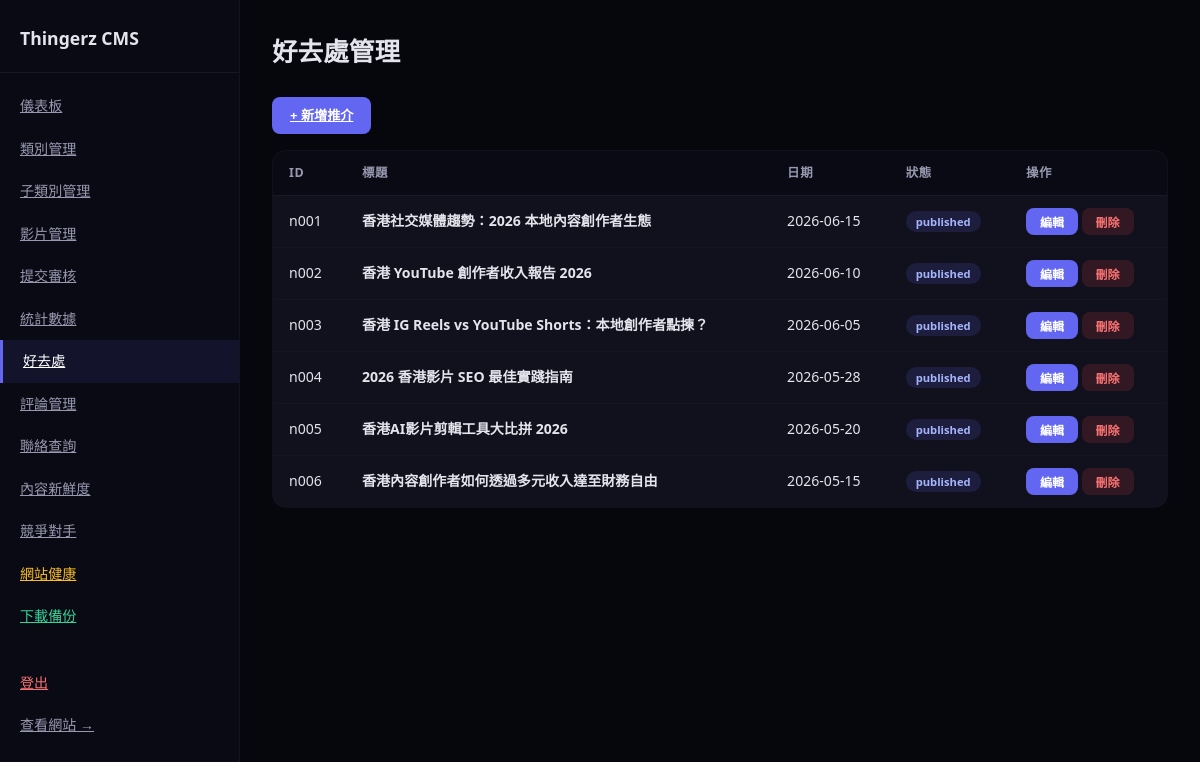
The page /admin/news (signed in) on the database as committed earlier.
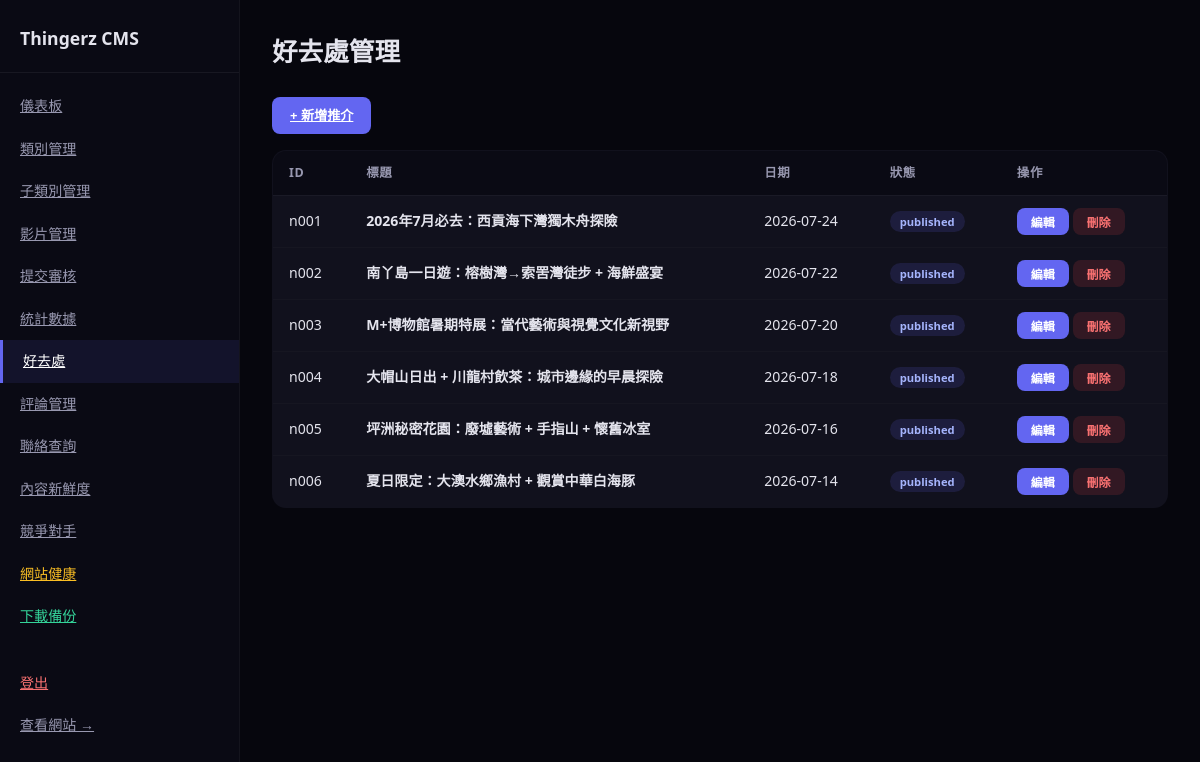
The same page on the database as committed later.
### tables this page shows
CREATE TABLE news (
        id TEXT UNIQUE, title_zh TEXT, title_en TEXT, content_zh TEXT, content_en TEXT,
        summary_zh TEXT, summary_en TEXT, date TEXT, image_url TEXT, status TEXT);

### app.py (the view, shortened to what this page needs)
@app.route('/admin/news', methods=['GET', 'POST'])
@admin_required
def admin_news():
    return render_template('admin/news.html', news_items=read_csv('news.csv'))

### app.py (called while the page is built)
def get_db():
    db = sqlite3.connect(DB_PATH)
    db.row_factory = sqlite3.Row
    db.execute("PRAGMA journal_mode=WAL")
    return db

def read_table(table_name):
    db = get_db()
    rows = [dict(r) for r in db.execute(f"SELECT * FROM {table_name}").fetchall()]
    db.close()
    return rows

def read_csv(filename):
    return read_table(filename.replace('.csv', ''))

def get_categories(track=None, direction=None):
    cats = read_csv('categories.csv')
    if track:
        cats = [c for c in cats if c.get('track', '') == track]
    if direction:
        cats = [c for c in cats if c.get('direction', '') == direction]
    return cats

def admin_required(f):
    @wraps(f)
    def decorated(*args, **kwargs):
        if not session.get('admin_logged_in'):
            return redirect(url_for('admin_login'))
        return f(*args, **kwargs)
    return decorated

@app.context_processor
def inject_globals():
    return {
        'categories': get_categories(),
        'platform_config': PLATFORM_CONFIG,
        'directions': DIRECTIONS,
        'now': datetime.now()
    }

### templates/admin/news.html (shortened to what this page needs)
{% extends "admin/layout.html" %}
{% block admin_content %}
<h1>好去處管理</h1>
<div class="mb" style="display:flex;gap:12px;flex-wrap:wrap">
    <a href="#" onclick="document.getElementById('addForm').style.display='block';return false" class="btn btn-primary">+ 新增推介</a>
</div>
<table>
    <thead><tr><th>ID</th><th>標題</th><th>日期</th><th>狀態</th><th>操作</th></tr></thead>
    <tbody>
    {% for n in news_items %}
    <tr>
        <td>{{ n['id'] }}</td>
        <td><strong>{{ n['title_zh'] }}</strong></td>
        <td>{{ n.get('date','') }}</td>
        <td><span class="badge badge-{{ n.get('status','published') }}">{{ n.get('status','published') }}</span></td>
        <td>
            <button onclick="editNews('{{ n['id'] }}','{{ n['title_zh']|e }}','{{ n.get('title_en','')|e }}','{{ n.get('date','') }}','{{ n.get('image_url','')|e }}','{{ n.get('status','published') }}','{{ n.get('summary_zh','')|e }}','{{ n.get('content_zh','')|e }}')" class="btn btn-primary btn-sm">編輯</button>
            <form method="POST" action="{{ url_for('admin_news_delete', news_id=n['id']) }}" style="display:inline" onsubmit="return confirm('確定刪除？')"><button class="btn btn-danger btn-sm">刪除</button></form>
        </td>
    </tr>
    {% endfor %}
    </tbody>
</table>
{% endblock %}

Rows that differ between the two databases and show on the page:
changed news: title_zh "香港社交媒體趨勢：2026 本地內容創作者生態" → "2026年7月必去：西貢海下灣獨木舟探險"; get "2026-06-15" → "2026-07-24"
changed news: title_zh "香港 YouTube 創作者收入報告 2026" → "南丫島一日遊：榕樹灣→索罟灣徒步 + 海鮮盛宴"; get "2026-06-10" → "2026-07-22"
changed news: title_zh "香港 IG Reels vs YouTube Shorts：本地創作者點揀？" → "M+博物館暑期特展：當代藝術與視覺文化新視野"; get "2026-06-05" → "2026-07-20"
changed news: title_zh "2026 香港影片 SEO 最佳實踐指南" → "大帽山日出 + 川龍村飲茶：城市邊緣的早晨探險"; get "2026-05-28" → "2026-07-18"
changed news: title_zh "香港AI影片剪輯工具大比拼 2026" → "坪洲秘密花園：廢墟藝術 + 手指山 + 懷舊冰室"; get "2026-05-20" → "2026-07-16"
changed news: title_zh "香港內容創作者如何透過多元收入達至財務自由" → "夏日限定：大澳水鄉漁村 + 觀賞中華白海豚"; get "2026-05-15" → "2026-07-14"
